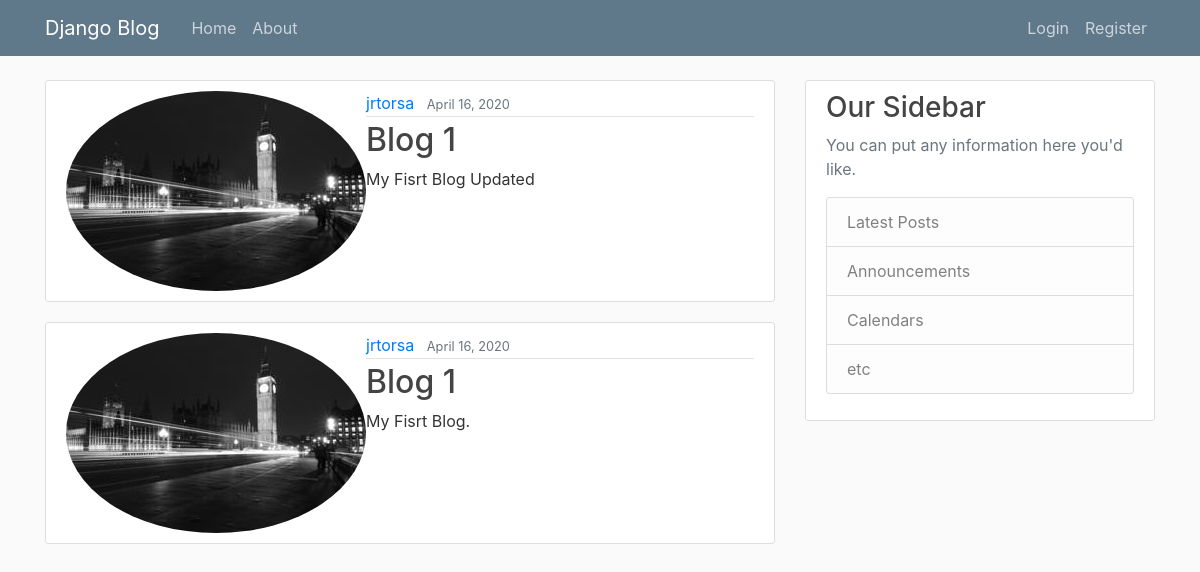
/, run on an earlier commit of the app's database.
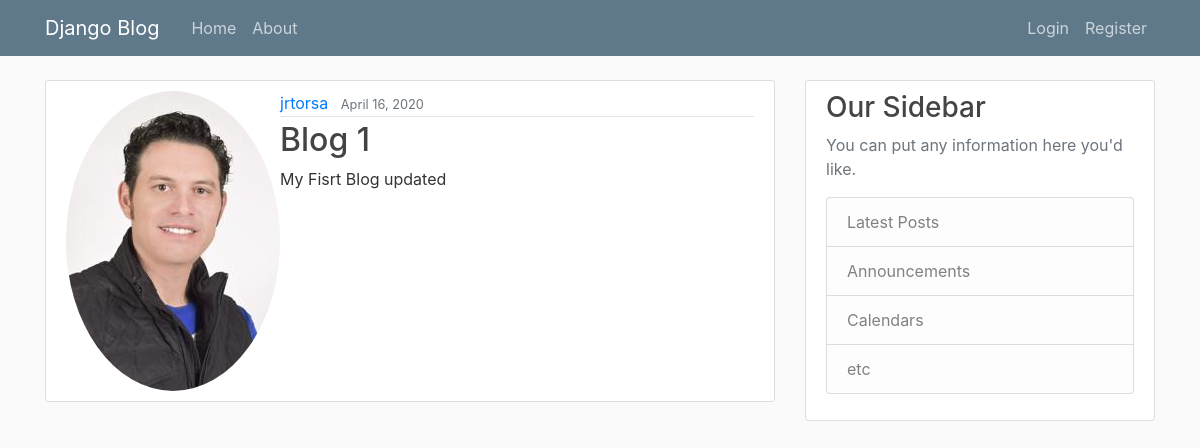
And on a later commit of the database.
### blog/models.py (models this page shows, shortened)
class Post(models.Model):
    title = models.CharField(max_length=100)
    content = models.TextField()
    date_posted = models.DateTimeField(default=timezone.now)
    author = models.ForeignKey(User, on_delete=models.CASCADE)

### users/models.py (models this page shows, shortened)
class Profile(models.Model):
    user = models.OneToOneField(User, on_delete=models.CASCADE)
    image = models.ImageField(default='default.jpg', upload_to='profile_pics')

### blog/views.py (the view)
# urls.py: path('', PostListView.as_view(), name='blog-home'),
class PostListView(ListView):
    model = Post
    template_name = 'blog/home.html' # <app>/<model>_<viewtype>.html
    context_object_name = 'posts'
    ordering = ['-date_posted']
    paginate_by = 5

### blog/templates/blog/home.html
{% extends "blog/base.html" %}
{% block content %}
    {% for post in posts %}
        <article class="media content-section">
          <img class="rounded-circle article-image" src="{{ post.author.profile.image.url }}">
          <div class="media-body">
            <div class="article-metadata">
              <a class="mr-2" href="#">{{ post.author }}</a>
              <small class="text-muted">{{ post.date_posted|date:"F d, Y" }}</small>
            </div>
            <h2><a class="article-title" href="{% url 'post-detail' post.id %}">{{ post.title }}</a></h2>
            <p class="article-content">{{ post.content }}</p>
          </div>
        </article>
    {% endfor %}
{% endblock content %}

What changed in the data, as far as the page shows it:
removed Post: author.profile.image (picture), author "jrtorsa", date_posted "April 16, 2020", title "Blog 1", content "My Fisrt Blog Updated"
changed Post "Blog 1": author.profile.image: a different picture; content "My Fisrt Blog." → "My Fisrt Blog updated"
